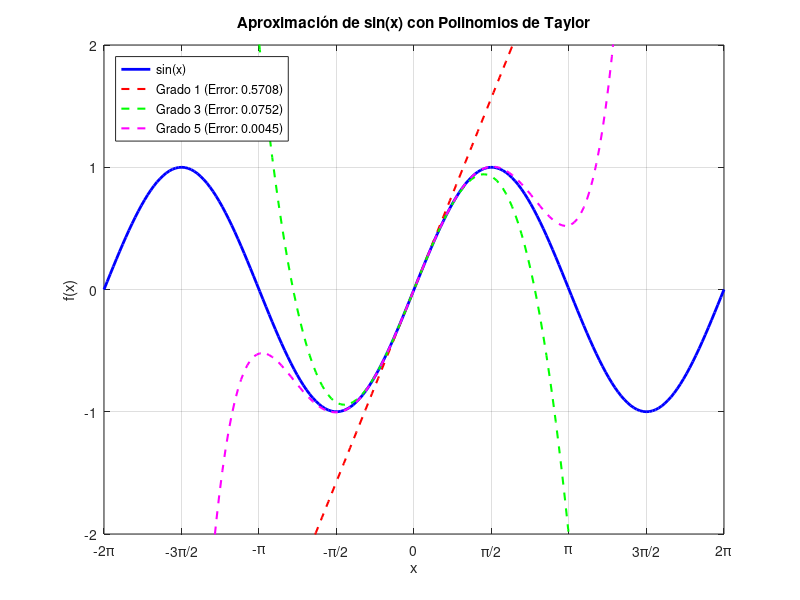

MATLAB code to generate this figure:
% Descripción: Este programa grafica la función seno y sus aproximaciones mediante
%              polinomios de Taylor de grados 1, 3 y 5 alrededor de x=0.
%              También calcula el error absoluto en x=pi/2 para cada aproximación.

% Limpiar espacio de trabajo y cerrar todas las figuras
clear; close all;

% Definir parámetros
x = linspace(-2*pi, 2*pi, 200);  % Rango de evaluación
x0 = pi/2;                       % Punto para cálculo de error
grados = [1, 3, 5];              % Grados de los polinomios de Taylor
colores = {'r', 'g', 'm'};       % Colores para cada aproximación
leyenda = {'sin(x)'};            % Inicializar leyenda

% Calcular función original
y_real = sin(x);

% Graficar función original
figure;
plot(x, y_real, 'b', 'LineWidth', 2);
hold on;
grid on;

% Calcular y graficar aproximaciones de Taylor
for i = 1:length(grados)
    n = grados(i);
    coef = zeros(1, n+1);  % Coeficientes del polinomio
    
    % Calcular coeficientes de la serie de Taylor para sin(x)
    for k = 0:floor(n/2)
        exponente = 2*k + 1;
        coef(exponente + 1) = (-1)^k / factorial(exponente);
    end
    
    % Evaluar polinomio y calcular error
    y_aprox = polyval(flip(coef), x);
    error = abs(polyval(flip(coef), x0) - sin(x0));
    
    % Graficar aproximación
    plot(x, y_aprox, '--', 'Color', colores{i}, 'LineWidth', 1.5);
    leyenda{end+1} = sprintf('Grado %d (Error: %.4f)', n, error);
end

% Configurar gráfica
title('Aproximación de sin(x) con Polinomios de Taylor');
xlabel('x'); ylabel('f(x)');
legend(leyenda, 'Location', 'northwest');
axis([-2*pi 2*pi -2 2]);
xticks(-2*pi:pi/2:2*pi);
xticklabels({'-2\pi', '-3\pi/2', '-\pi', '-\pi/2', '0', '\pi/2', '\pi', '3\pi/2', '2\pi'});
hold off;